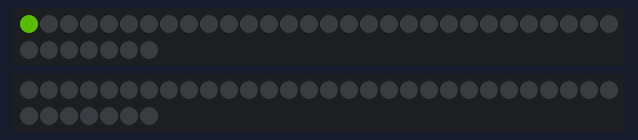
Bench run of a sketch on a simulated Arduino Uno, built with avr-gcc and run on an emulated ATmega328P. Shown: 2 × 37 RGB LEDs in strip order, left to right, continuing on the next row. Dim RGB values are drawn brighter than linear; random numbers use the default seed unless the sketch sets one.

Above: at 2.16 s.
At 11.34 s:
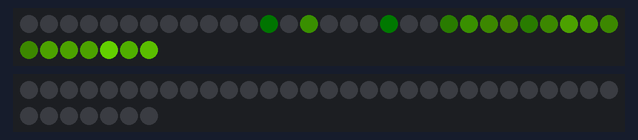
At 20.42 s:
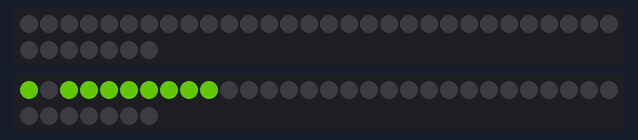
At 25.19 s:
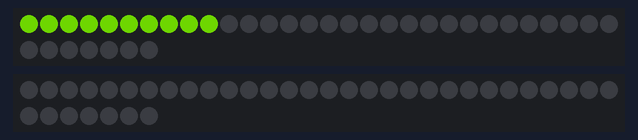
At 33.69 s:
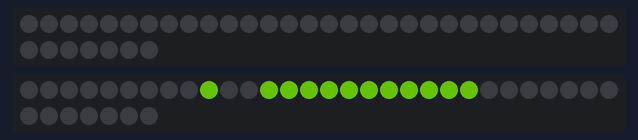
At 38.26 s:
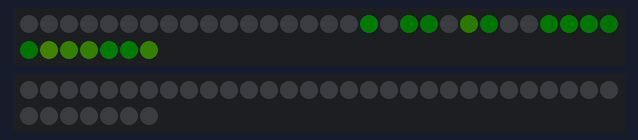

The sketch:

CometRider2.ino
```cpp
#include "FastLED.h"
#define NUM_LEDS 37

#define PIN_A 2
CRGB leds_A[NUM_LEDS];

#define PIN_B 3
CRGB leds_B[NUM_LEDS];

// Warlock
DEFINE_GRADIENT_PALETTE( Warlock ) {
    0, 0,  172,  0,
  255, 148,255,  0};

// Fire
DEFINE_GRADIENT_PALETTE( Fire ) {
    0, 255,  64,  0,
  127, 255, 128,  0,
  255, 255,255,  64};


CRGBPalette16 currentPalette = Warlock;

/* GLOBAL VARIABLES */
uint8_t paletteIndex;
uint8_t chaosTheory;

void setup()
{
  FastLED.addLeds<WS2812, PIN_A, GRB>(leds_A, NUM_LEDS).setCorrection( TypicalLEDStrip );
  FastLED.addLeds<WS2812, PIN_B, GRB>(leds_B, NUM_LEDS).setCorrection( TypicalLEDStrip );
  FastLED.setBrightness(192);
}

void loop()
{

  chaosTheory = random(1, 10);

  EVERY_N_SECONDS(random(1, 5)) {
    meteorRain(CRGB::Black, ColorFromPalette(currentPalette, paletteIndex, random(92, 192), LINEARBLEND), random(1, 10), random(500, 2500), true, random(10, 40), 2);
  }

  EVERY_N_SECONDS(random(1, 5)) {
    meteorRain(CRGB::Black, ColorFromPalette(currentPalette, paletteIndex, random(92, 192), LINEARBLEND), random(1, 10), random(500, 2500), true, random(10, 40), 1);
  }

  paletteIndex += chaosTheory;
}

uint8_t whichStrand;

void meteorRain(CRGB ColorBackground, CRGB ColorMeteor, byte meteorSize, byte meteorTrailDecay, boolean meteorRandomDecay, int SpeedDelay, int StrandValue)
{

  if (StrandValue % 2) {

    // set background color
    fill_solid(leds_A, NUM_LEDS, ColorBackground );

    for(int i = 0; i < NUM_LEDS+NUM_LEDS; i++) {
      // fade color to background color for all LEDs
      for(int j=0; j<NUM_LEDS; j++) {
        if( (!meteorRandomDecay) || (random(10)>5) ) {
          leds_A[j] = fadeTowardColor(leds_A[j], ColorBackground, meteorTrailDecay );
        }
      }

      // draw meteor
      for(int j = 0; j < meteorSize; j++) {
        if( ( i-j <NUM_LEDS) && (i-j>=0) ) {
          leds_A[i-j]= ColorMeteor;
        }
      }

      FastLED.show();
      delay(SpeedDelay);
    }
  } else {
    // set background color
    fill_solid(leds_B, NUM_LEDS, ColorBackground );

    for(int i = 0; i < NUM_LEDS+NUM_LEDS; i++) {
      // fade color to background color for all LEDs
      for(int j=0; j<NUM_LEDS; j++) {
        if( (!meteorRandomDecay) || (random(10)>5) ) {
          leds_B[j] = fadeTowardColor(leds_A[j], ColorBackground, meteorTrailDecay );
        }
      }

      // draw meteor
      for(int j = 0; j < meteorSize; j++) {
        if( ( i-j <NUM_LEDS) && (i-j>=0) ) {
          leds_B[i-j]= ColorMeteor;
        }
      }

      FastLED.show();
      delay(SpeedDelay);
    }
  }
}

// Functies from Kriegsman example
CRGB fadeTowardColor( CRGB& cur, const CRGB& target, uint8_t amount)
{
  nblendU8TowardU8( cur.red,   target.red,   amount);
  nblendU8TowardU8( cur.green, target.green, amount);
  nblendU8TowardU8( cur.blue,  target.blue,  amount);
  return cur;
}

// function used by "fadeTowardColor"
void nblendU8TowardU8( uint8_t& cur, const uint8_t target, uint8_t amount)
{
  if( cur == target) return;

  if( cur < target ) {
    uint8_t delta = target - cur;
    delta = scale8_video( delta, amount);
    cur += delta;
  } else {
    uint8_t delta = cur - target;
    delta = scale8_video( delta, amount);
    cur -= delta;
  }
}
```
